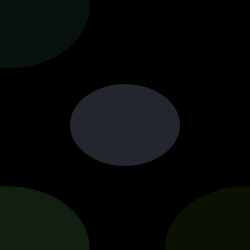
Frame 1 (no input)
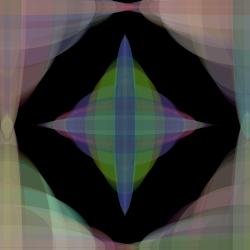
Frame 60 (the mouse pressed at the canvas centre just before this capture)
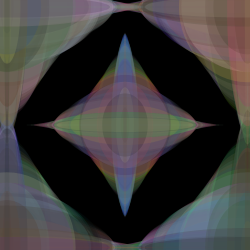
Frame 120 (the mouse held since frame 60 and released just before this capture)

The Processing sketch that drew these frames (run headless with seeded random() and noise(); from frame 60 on, the mouse is pressed at the canvas centre):

// Processing sketch: processing_146054
// ── processing_146054.pde

int counter;

void setup() {  //setup function called initially, only once
  size(250, 250);
  background(0);  //set background white
  colorMode(HSB);   //set colors to Hue, Saturation, Brightness mode
  counter = 0;
}

void draw() {  //draw function loops 
  counter++;
  noStroke();
  fill(random(255),random(255),random(255),50);

  ellipse(width/2, height/2, 200*sin(counter)*cos(counter*4), 200*cos(counter)*sin(counter*4));
  
    fill(random(255),random(255),random(255),50);
  ellipse(width/1.01, height/1.01, 300*sin(counter)*cos(counter*4), 300*cos(counter)*sin(counter*4));
  
    fill(random(255),random(255),random(255),50);
  ellipse(width/35, height/35, 300*sin(counter)*cos(counter*4), 300*cos(counter)*sin(counter*4));
 
   fill(random(255),random(255),random(255),50);
  ellipse(width/1.01, height/35, 300*sin(counter)*cos(counter*4), 300*cos(counter)*sin(counter*4));
  
    fill(random(255),random(255),random(255),50);
  ellipse(width/35, height/1.01, 300*sin(counter)*cos(counter*4), 300*cos(counter)*sin(counter*4));

}
